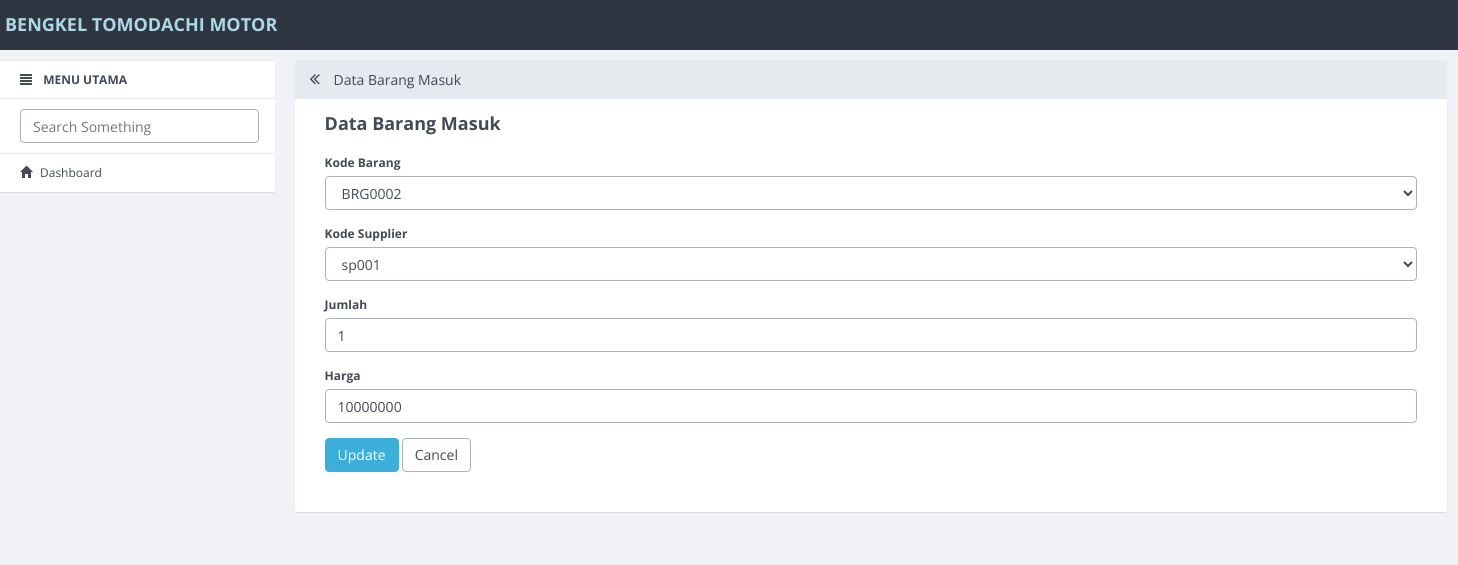
The app's page /barang_masuk/update/1.html with its own data.
### tables this page shows
CREATE TABLE `barang_masuk` (
  `id_barang_masuk` int(11) NOT NULL AUTO_INCREMENT,
  `kode_barang` varchar(10) DEFAULT NULL,
  `kode_supplier` varchar(10) DEFAULT NULL,
  `jumlah` int(3) DEFAULT NULL,
  `harga` int(10) DEFAULT NULL,
  PRIMARY KEY (`id_barang_masuk`)
);

### application/controllers/Barang_masuk.php (called while the page is built, shortened)
<?php
class Barang_masuk extends CI_Controller
{
    function __construct()
    {
        $this->load->model('Barang_masuk_model');
        $this->load->library('form_validation');
    }
    public function update($id)
    {
        $row = $this->Barang_masuk_model->get_by_id($id);
        if ($row) {
            $data = array(
                'button' => 'Update',
                'action' => site_url('barang_masuk/update_action'),
		'id_barang_masuk' => set_value('id_barang_masuk', $row->id_barang_masuk),
		'kode_barang' => set_value('kode_barang', $row->kode_barang),
		'kode_supplier' => set_value('kode_supplier', $row->kode_supplier),
		'jumlah' => set_value('jumlah', $row->jumlah),
		'harga' => set_value('harga', $row->harga),
        'konten' => 'barang_masuk/barang_masuk_form',
            'judul' => 'Data Barang Masuk',
	    );
            $this->load->view('v_index', $data);
        } else {
            $this->session->set_flashdata('message', 'Record Not Found');
            redirect(site_url('barang_masuk'));
        }
    }
}

### index.php (called while the page is built, shortened)
<?php
require_once BASEPATH.'core/CodeIgniter.php';

### application/models/Barang_masuk_model.php (called while the page is built, shortened)
<?php
class Barang_masuk_model extends CI_Model
{
    public $table = 'barang_masuk';
    public $id = 'id_barang_masuk';
    function get_by_id($id)
    {
        $this->db->where($this->id, $id);
        return $this->db->get($this->table)->row();
    }
}

### application/views/barang_masuk/barang_masuk_form.php (the view, shortened to what this page needs)
<form action="<?php echo $action; ?>" method="post">
        <div class="form-group">
            <label for="varchar">Kode Barang <?php echo form_error('kode_barang') ?></label>
            <select name="kode_barang" class="form-control">
                <option value="<?php echo $kode_barang ?>"><?php echo $kode_barang ?></option>
            </select>
        </div>
        <div class="form-group">
            <label for="varchar">Kode Supplier <?php echo form_error('kode_supplier') ?></label>
            <select name="kode_supplier" class="form-control">
                <option value="<?php echo $kode_supplier ?>"><?php echo $kode_supplier ?></option>
            </select>
        </div>
        <div class="form-group">
            <label for="int">Jumlah <?php echo form_error('jumlah') ?></label>
            <input type="text" class="form-control" name="jumlah" id="jumlah" placeholder="Jumlah" value="<?php echo $jumlah; ?>" />
        </div>
        <div class="form-group">
            <label for="int">Harga <?php echo form_error('harga') ?></label>
            <input type="text" class="form-control" name="harga" id="harga" placeholder="Harga" value="<?php echo $harga; ?>" />
        </div>
        <button type="submit" class="btn btn-primary"><?php echo $button ?></button>
        <a href="<?php echo site_url('barang_masuk') ?>" class="btn btn-default">Cancel</a>
    </form>

### records on screen
barang_masuk: kode_barang "BRG0002", kode_supplier "sp001", jumlah "1", harga "10000000"

### other values on screen
$judul "Data Barang Masuk"
$button "Update"
